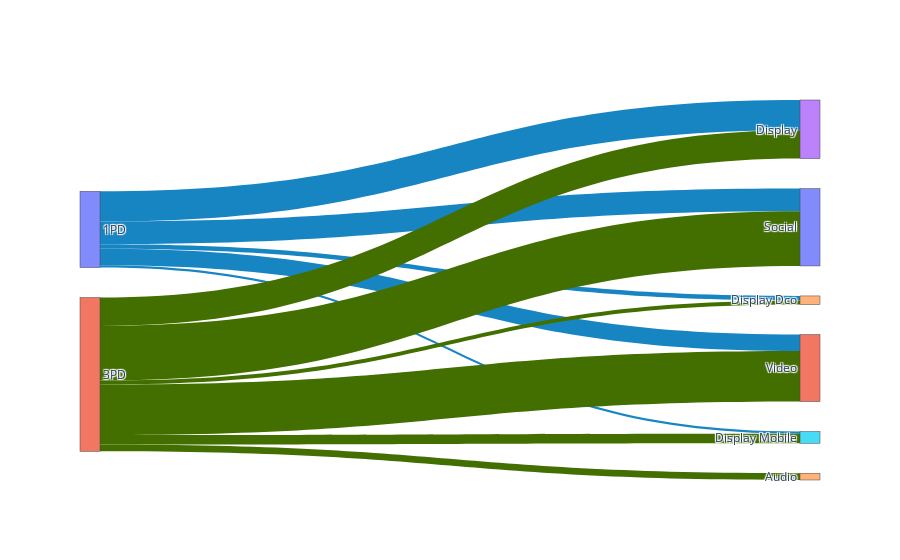

Notebook source saved alongside this figure:
### Code cell
# Sample data
csb_source = csb_agg_df_lvl1['Source'].values.tolist()
csb_target = csb_agg_df_lvl1['Target'].values.tolist()
csb_value = csb_agg_df_lvl1['Value'].values.tolist()
csb_labels = csb_mapping_df['Label'].values.tolist()

# list of colors for each link based on some condition or data
colors = []
for tgts in csb_source:
    if tgts == 0:
        colors.append("#1885C3")
    else:
        colors.append("#436F00")  # Default color for other cases

# Create links with specified colors
link = dict(source=source, target=target, value=value, color=colors)

# Create links
csb_link = dict(source=csb_source, target=csb_target, value=csb_value, color=colors)

# Create nodes
node = dict(label=csb_labels, pad=30, thickness=20)

# Create a Sankey object
chart = go.Sankey(link=csb_link, node=node, arrangement="snap")

# Build a figure
fig = go.Figure(chart)
fig.show()

### Figure 1 — Plotly figure (JSON) as saved in the notebook; plotly's stock layout.template omitted (floating-point values rounded to 4 significant figures)
{"data": [{"arrangement": "snap", "link": {"color": ["#1885C3", "#1885C3", "#1885C3", "#1885C3", "#1885C3", "#1885C3", "#1885C3", "#1885C3", "#1885C3", "#1885C3", "#436F00", "#436F00", "#436F00", "#436F00", "#436F00", "#436F00", "#436F00", "#436F00", "#436F00", "#436F00", "#436F00"], "source": [0, 0, 0, 0, 0, 0, 0, 0, 0, 0, 1, 1, 1, 1, 1, 1, 1, 1, 1, 1, 1], "target": [2, 3, 4, 5, 6, 7, 8, 9, 10, 11, 12, 13, 14, 15, 3, 4, 5, 7, 8, 10, 11], "value": [0, 1207000.0, 180500.0, 89880.0, 0, 0, 0, 0, 909300.0, 659300.0, 0, 0, 270100.0, 0, 1135000.0, 165100.0, 377700.0, 0, 0, 2181000.0, 2017000.0]}, "node": {"label": ["1PD", "3PD", "Direct", "Display", "Display Dco", "Display Mobile", "Email", "Lead Generation", "Other", "Search", "Social", "Video", "AFF", "Affiliates", "Audio", "CTV"], "pad": 30, "thickness": 20}, "type": "sankey"}], "layout": {}}
